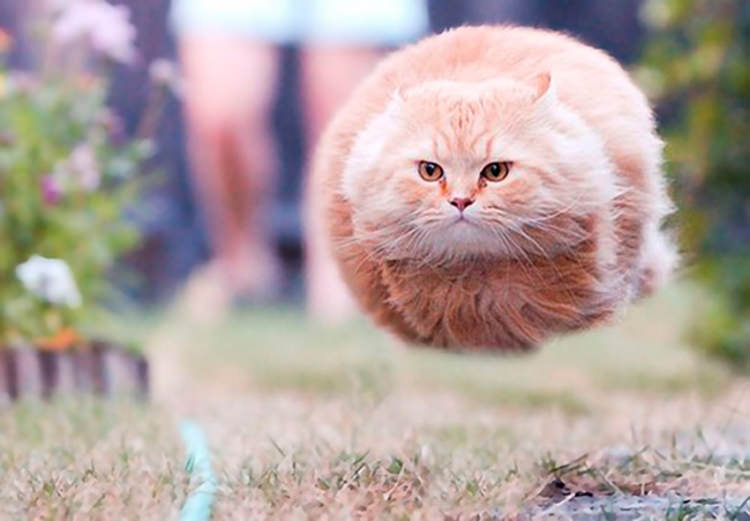
#> input picture 07_visualization/data/cat.jpg, 750 x 521 px
$ jupyter execute --allow-errors 07_visualization.ipynb   (shell and % lines are left out)
#> lines starting #> are read from the running program, lines starting #| are printed output that depends on the picture
<h1 align="center">Scientific Programming in Python</h1>
<h2 align="center"> Topic 7: Basics of Data Visualization </h2>

_Notebook created by Martín Villanueva - `martin.villanueva@usm.cl` - DI UTFSM - May 2017._

__Note:__ Since this notebook makes use of Ipython Interactive widgets, you have to run the corresponding cell in order to visualize it properly.

[cell 1]
import numpy as np
import random
import matplotlib.pyplot as plt
import matplotlib.image as mpimg
from matplotlib import cm
import scipy as sp
import sys

## Table of Contents
* [1.- Matplotlib](#matplotlib)
* [2.- Seaborn](#seaborn)
* [3.- Interact](#interact)

<div id='matplotlib' />
## 1.- Matplotlib

In the next section we will see how to do some of the most common tasks in __data visualization__.

__The Matplotlib Philosophy:__
1. Configure the object to visualize through the `matplotlib.pyplot` API.
2. Display the canvas and the created object with the `matplotlib.pyplot.show()` function.
3. After the call to the `show()` function, reset the state of the current object to display to `None`.

### Choosing the plotting backend

There are different ways to display a plot in the Jupyter Notebook, by changing the backend that handles the plot. But __changing between backends in the same session doesn't work properly right now__, so it is recommended to restart the kernel every time you change the backend.

__Inline Mode:__ Figures created in this mode are converted to PNG images stored within the notebook .ipynb  les. This is convenient when sharing notebooks because the plots are viewable by other users.

[cell 2]
plt.imshow(np.random.rand(10,10), interpolation=None)
plt.show()

__GUIs:__ You can also display a plot in a separate window on your desktop. This uses a
GUI backend toolkit that interacts with the operating system and the desktop environment to create and manage windows (Qt, wx, Tk, GTK, and others).

[cell 3]

plt.imshow(np.random.rand(10,10), interpolation=None)
plt.show()

__Notebook Mode__: This mode mixes the beneficts interactive visualization, but integrated into the notebook in the same way as the `inline mode`.

[cell 4]
plt.imshow(np.random.rand(10,10), interpolation=None)
plt.show()
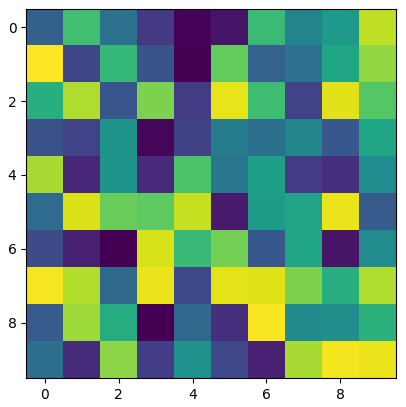
#> figure drawn by matplotlib, 1 panel

For a comprehensive list of available backends please run:

For more info about the `%matplotlib` backend run:

### Simple plot

__ A basic random normal signal__

Next is a plot of an unidimensional and discrete signal. It plots the values of the signal in the `y`-axis, while in the `x`-axis displays a regular grid of integer values.

[cell 5]
y = np.random.randn(100)
plt.plot(y)
plt.show()
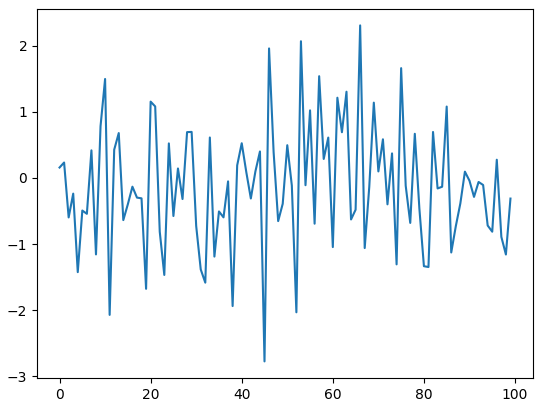
#> figure drawn by matplotlib, 1 panel; curve peaks at x = 66, y = 2.3

__Function Plotting__

Here we define the define and evaluete the function $y(x) = e^{- x^2} \sin{3x}$, by using NumPy operations, and then display the results with `plot()`. Note that here we define the `x`-axis explicitly.

[cell 6]
x = np.linspace(-10,10,100)
y = np.exp(-.1 * x**2) * np.sin(3*x)

plt.plot(x, y)
plt.show()
#> figure, not shown here; curve peaks at x = 0.505, y = 0.973

__ Improving visualization__

With the `matplotlib.pyplot` API we can define and customize to displaying objects. Here an example of some pretty things we can do:

[cell 7]
plt.figure(figsize=(10,5))
plt.plot(x, y, 'o--', lw=2, color='green', mfc='red', ms=4)
plt.title("Example plot")
plt.xlabel("x")
plt.ylabel("y(x)")
plt.grid()
plt.show()
#> figure, not shown here; curve peaks at x = 0.505, y = 0.973

__ Logarithmic Plot __

In the case were the values to visualize have orders of magnitude of difference, then it is better to visualizate it in a logarithmic plot: `plt.semilogy()` or `plt.loglog()`.

[cell 8]
x = np.linspace(0., 20., 100)
y = np.exp(0.1 * (x + 0.1*np.sin(x))**2)

[cell 9]
plt.figure(figsize=(10,5))
plt.plot(x, y, 'o--', lw=2, color='magenta', ms=4)
plt.title("Example plot")
plt.xlabel("x")
plt.ylabel("y(x)")
plt.grid()
plt.show()
#> figure, not shown here; curve peaks at x = 20, y = 3.39e+17

[cell 10]
plt.figure(figsize=(10,5))
plt.semilogy(x, y, 'o--', lw=2, color='magenta', ms=4)
plt.title("Example plot")
plt.xlabel("x")
plt.ylabel("y(x)")
plt.grid()
plt.show()
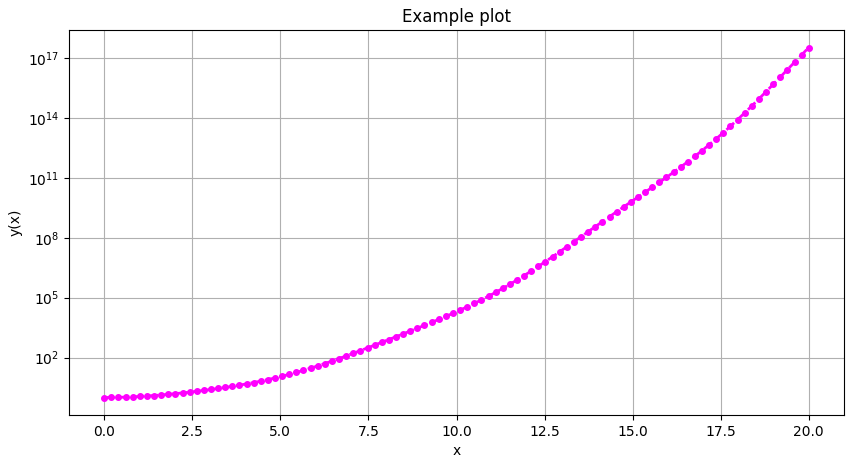
#> figure drawn by matplotlib, 1 panel; curve peaks at x = 20, y = 3.39e+17

### Multiple Plots

It is also possible to plot multiple "functions" into the same _canvas_.

[cell 11]
plt.figure(figsize=(10,5))
x = np.linspace(-10, 10, 100)
plt.plot(x, np.cos(x), '--o', color='r', label='sinus')
plt.plot(x, np.sin(x), '--o', color='g', label='cosinus')
plt.ylim(-2,2)
plt.xlim(-12,12)
plt.xlabel("x axis")
plt.ylabel("y axis")
plt.grid()
plt.title("Two plot in the same image")
plt.legend(loc=1)
plt.show()
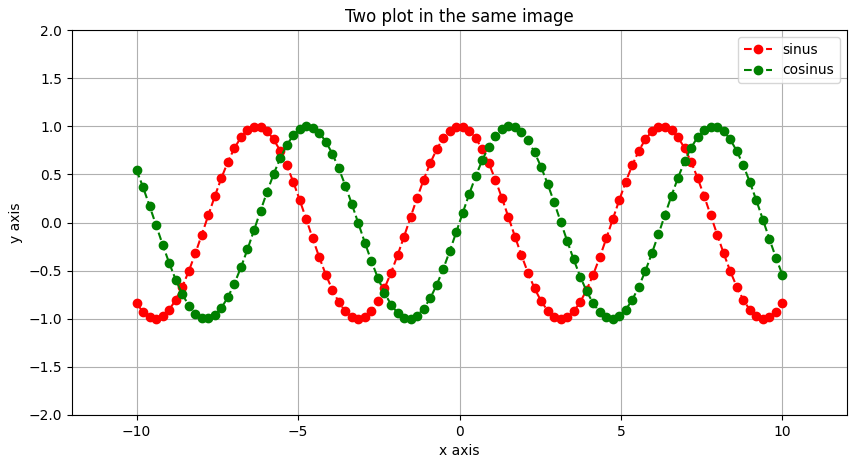
#> figure drawn by matplotlib, 1 panel; curve peaks at x = -6.36, y = 0.997; curve peaks at x = -4.75, y = 0.999

__ 2 subplots__

Or we can create two separate canvas and plot the two functions separately in each of them, by using the `pyplot.subplot()` function.

[cell 12]
plt.figure(figsize=(13, 5))

plt.subplot(1, 2, 1)
x = np.linspace(-10,10,100)
plt.plot(x, np.cos(x), '--o', color='r', label='sinus')
plt.plot(x, np.sin(x), '--o', color='g', label='cosinus')
plt.ylim(-2,2)
plt.xlim(-12,12)
plt.xlabel("x axis")
plt.ylabel("y axis")
plt.grid()
plt.title("Two plot in the same image")
plt.legend(loc=1)

plt.subplot(1, 2, 2)
x = np.linspace(-10,10,100)
y = np.exp(-.1 * x**2) * np.sin(3*x)
plt.plot(x, y, 'o--', lw=2, color='green', mfc='red', ms=4)
plt.title("Example plot")
plt.xlabel("x")
plt.ylabel("y(x)")
plt.grid()

plt.show()
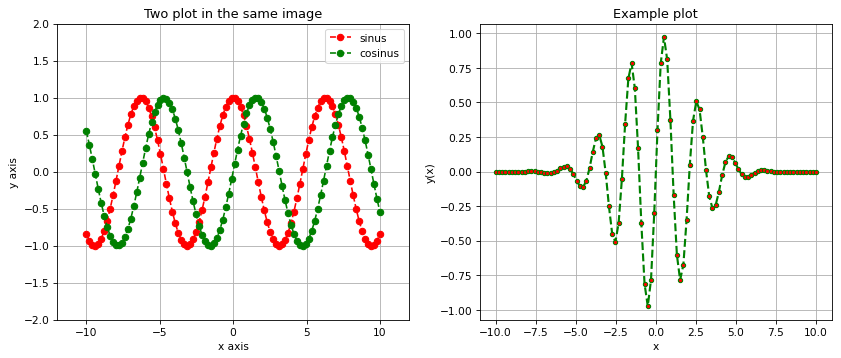
#> figure drawn by matplotlib, 2 panels; panel 1: curve peaks at x = -6.36, y = 0.997; panel 1: curve peaks at x = -4.75, y = 0.999; panel 2: curve peaks at x = 0.505, y = 0.973

__ 4 subplots __

`pyplot.subplot()` allows us to create a grid of plots. It takes tree arguments: `pyplot.subplot(m,n,i)` where `m` and `n` define the size of the grid (`m x n` grid), and `i` is the index of the subplot.

[cell 13]
plt.figure(figsize=(10, 10))

plt.subplot(2, 2, 1)
x = np.linspace(-10,10,100)
plt.plot(x, np.cos(x), '--o', color='r', label='sinus')
plt.plot(x, np.sin(x), '--o', color='g', label='cosinus')
plt.ylim(-2,2)
plt.xlim(-12,12)
plt.xlabel("x axis")
plt.ylabel("y axis")
plt.grid()
plt.title("Two plot in the same image")
plt.legend(loc=1)

plt.subplot(2, 2, 2)
x = np.linspace(-10,10,100)
y = np.exp(-.1 * x**2) * np.sin(3*x)
plt.plot(x, y, 'o--', lw=2, color='green', ms=4)
plt.title("Example plot")
plt.xlabel("x")
plt.ylabel("y(x)")
plt.grid()

plt.subplot(2, 2, 3)
x = np.linspace(0,10.,100)
y = np.exp(.1 * x**2) * np.sin(3*x)
plt.plot(x, y, 'o--', lw=2, color='red', ms=4)
plt.title("Example plot")
plt.xlabel("x")
plt.ylabel("y(x)")
plt.grid()

plt.subplot(2, 2, 4)
x = np.linspace(0.,10,100)
y = np.exp(.1 * x**2) * np.tan(30*x)
plt.plot(x, y, 'o--', lw=2, color='blue', ms=4)
plt.title("Example plot")
plt.xlabel("x")
plt.ylabel("y(x)")
plt.grid()

plt.show()
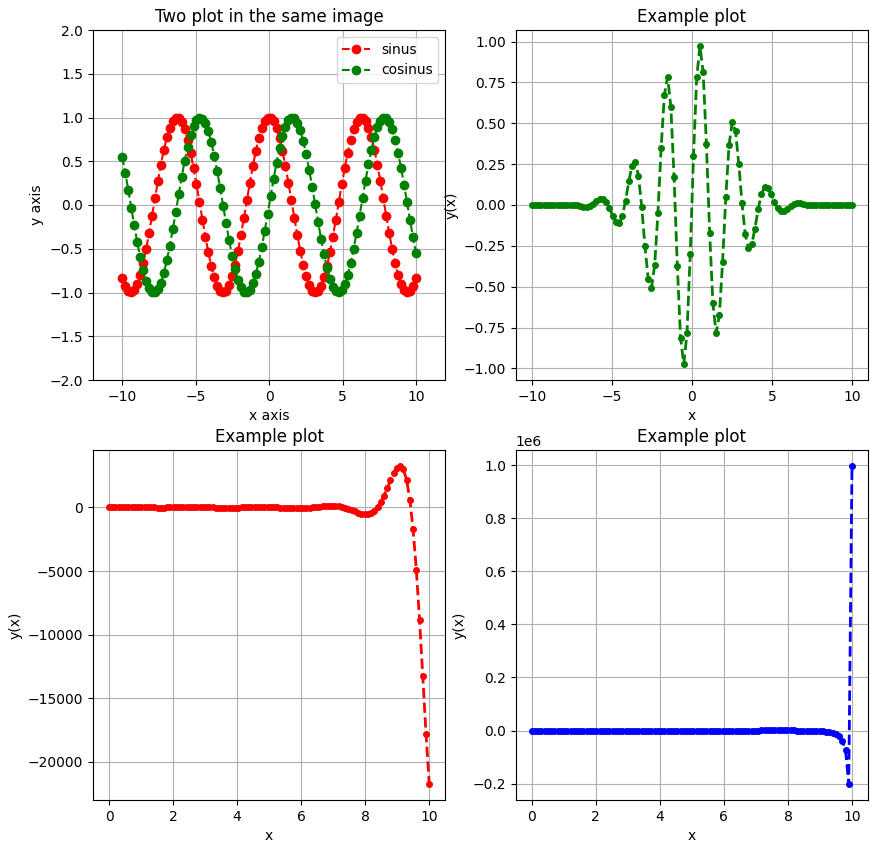
#> figure drawn by matplotlib, 4 panels; panel 1: curve peaks at x = -6.36, y = 0.997; panel 1: curve peaks at x = -4.75, y = 0.999; panel 2: curve peaks at x = 0.505, y = 0.973; panel 3: curve peaks at x = 9.09, y = 3271.1

### Scatter Plot

Another common type of plot is the scatter plot, which just displays points in two dimensions. It offers a simple way to observe the relationship between two variables in a dataset.

[cell 14]
x = np.random.randn(100)
y = x + np.random.randn(100)

plt.scatter(x, y, marker='o', s=25)
plt.grid()
plt.xlabel('x coordinate')
plt.ylabel('y coordinate')
plt.title('Scatter plot')
plt.xlim(-4,4)
plt.ylim(-4,4)
plt.show()
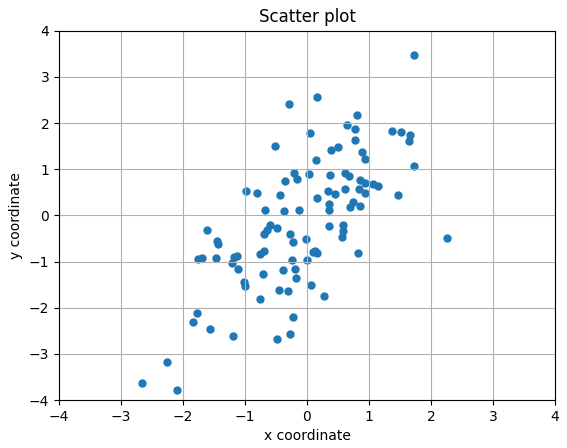
#> figure drawn by matplotlib, 1 panel

### Histogram Plot

If we have a given variable $X$ (random or not) for which we are interested in the distribution of its values, an histogram plot it always helpful for such task: __Detecting outliers, empirical distributions, tendencies, etc__.

In the next example we sample the _normal distribution_ $\mathcal{N}(0,1)$ and plot the distribution of the obtained values: Do you remember the _central limit theorem_?

[cell 15]
n_samples = 25000
#x = np.random.rand(n_samples)
x = np.random.randn(n_samples)

plt.figure(figsize=(8,8))
plt.hist(x, bins=50, facecolor='seagreen', edgecolor='black', lw=2)
plt.title("Empirical Standard Distribution")
plt.xlabel("x random variable")
plt.ylabel("frequency")
plt.show()
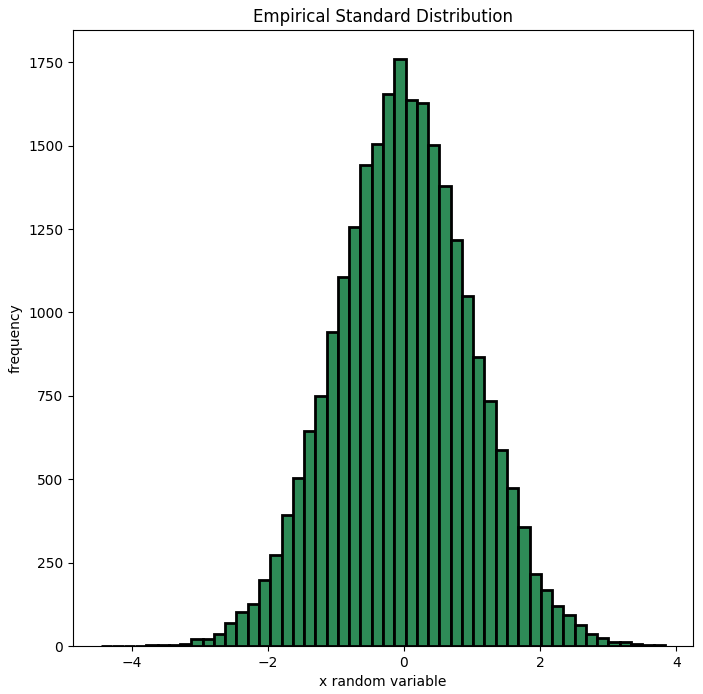
#> figure drawn by matplotlib, 1 panel; tallest bar 1759 high, from x = -0.142 to 0.0237

### Images Plot

It is always necessary and a common task to plot and visualize 2D images, let's see how to do that:

In general the image to plot can be:
1. An `m x n x 3` ndarray with `uint8` values between 0-255 representing the RGB values.
2. An `m x n x 3` ndarray with `float32` values between `0.` and `1.` indicating the proportion of RGB values.
3. An `m x n` ndarray with `float32` values between `0.` and `1.` indicating the intensity in a given colormap (greyscale for default).

[cell 16]
img = mpimg.imread('data/cat.jpg')
#> img is the input picture: shape (521, 750, 3); mean R, G, B 179.1, 162.9, 160
print(img.shape)
#| (521, 750, 3)
print(img)
#> (printed output is left out)

[cell 17]
plt.figure(figsize=(7,7))
plt.imshow(img)
plt.axis('off')
plt.show()

[cell 18]
# Now with the float 0-1 representation
img2 = img.astype(float)/255

plt.figure(figsize=(7,7))
plt.imshow(img2)
#plt.axis('off')
plt.show()

__ Visualizing each channel independently__

[cell 19]
plt.figure(figsize=(20,5))

plt.subplot(1,3,1)
plt.imshow(img[:,:,0], cmap='afmhot')
plt.title('R')
plt.colorbar()
plt.axis('off')

plt.subplot(1,3,2)
plt.title('G')
plt.imshow(img[:,:,1], cmap='afmhot')
plt.colorbar()
plt.axis('off')

plt.subplot(1,3,3)
plt.title('B')
plt.imshow(img[:,:,2], cmap='afmhot')
plt.colorbar()
plt.axis('off')

plt.show()
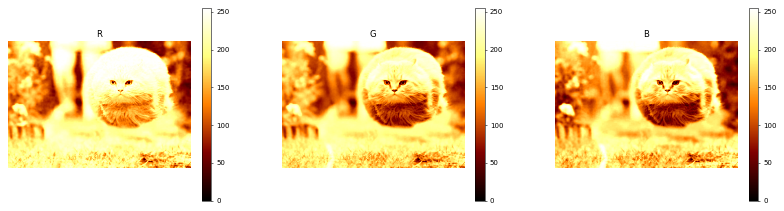
#> figure drawn by matplotlib, 6 panels

__ Carefull with what you think you are looking! __

`plt.imshow()` uses interpolation to get smooth plots, so we don't see the exact same image, but an improved one. We load a very low (resolution) image and visualize it:

#> (a cell that did not finish here is left out)

[cell 21]
# no interpolation at all by default
plt.figure(figsize=(7,7))
#> (the rest of this cell did not finish here and is left out)

[cell 22]
plt.figure(figsize=(7,7))
#> (the rest of this cell did not finish here and is left out)

[cell 23]
plt.figure(figsize=(7,7))
#> (the rest of this cell did not finish here and is left out)

### Surfaces Plot

Let's say we want to visualize a multivariate function $f(x,y): \mathbb{R}^2 \rightarrow \mathbb{R}$. Then we need a 3D space to plot it.

First we define the multivariate function to plot:

[cell 24]
def f(x,y):
    return np.exp(-(x**2+y**2)) + 0.1 * np.sin(30*(x**2+y**2))

In order to evaluate it, we need a __grid__ of point where to perform such evaluation:

[cell 25]
x = np.array([0., 0.25, 0.5, 0.75, 1.])
y = np.array([0., 0.25, 0.5, 0.75, 1.])

X,Y = np.meshgrid(x,y)

print('X grid: \n', X)
print()
print('Y grid: \n', Y)

[cell 26]
from mpl_toolkits.mplot3d import Axes3D

fig = plt.figure(figsize=(9,9))
#> (the rest of this cell did not finish here and is left out)

### 3D Scatter Plot

In the same way we perform an scatter plot in 2D, we can do it in a 3D space.

[cell 27]
# we first generate N random points in the 3D space
N = 1000
x = np.random.random(N)
y = np.random.random(N)
z = np.random.random(N)

# visualization of points
fig = plt.figure(figsize=(9,9))
ax = fig.add_subplot(111, projection='3d')
ax.scatter(x, y, z, c='r', marker='o', s=10)
ax.set_xlabel('x')
ax.set_ylabel('y')
ax.set_zlabel('z')
plt.title('3D scatter plot')
plt.show()
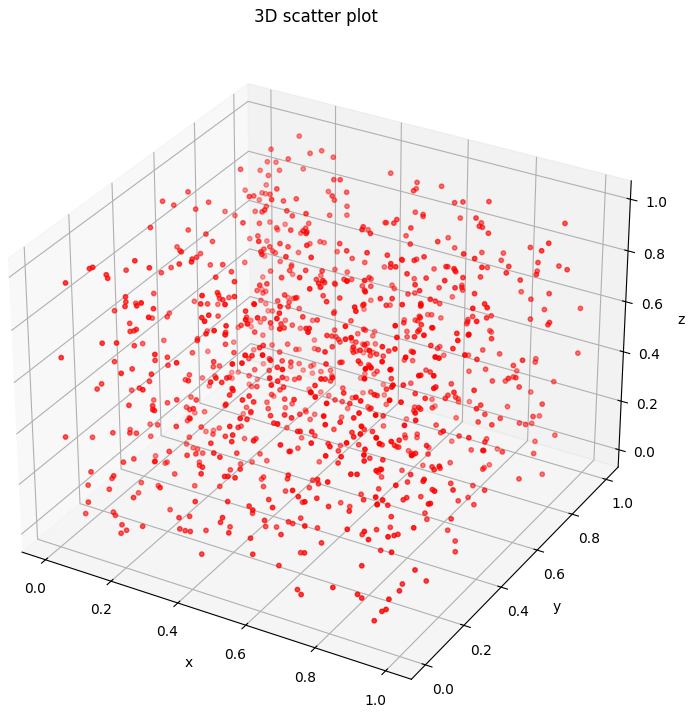
#> figure drawn by matplotlib, 1 panel

<div id='interact' />
## 2.- Interactive Visuzalization

### 2.1- `interact` IPython Widget

The `interact` function (`ipywidgets.interact`) automatically creates a user interface (UI) controls for exploring code and data interactively. It is the __easiest way__ to get started using IPython’s widgets.

[cell 28]
from ipywidgets import interact

At the most basic level, `interact` autogenerates UI controls for function arguments, and then calls the function with those arguments when you manipulate the controls interactively. To use `interact`
, you __need to define a function that you want to explore__. Here is a function that prints its only argument x.

[cell 29]
def f(x):
    return x

When you pass this function as the first argument to `interact` along with an integer keyword argument (x=10), a slider is generated and bound to the function parameter.

[cell 30]
interact(f, x=10);
#> the sliders are set to x = 10

When you move the slider, the function is called, which prints the current value of x.

If you pass True or False, interact will generate a checkbox:

[cell 31]
interact(f, x=True);
#> the sliders are set to x = True

If you pass a string, `interact` will generate a text area.

[cell 32]
interact(f, x='Hi there!');
#> the sliders are set to x = Hi there!
#> the sliders are set to x = True, y = 1.0

`interact` can also be used as a decorator. This allows you to define a function and interact with it in a single shot. As this example shows, interact also works with functions that have multiple arguments.

[cell 33]
@interact(x=True, y=1.0)
def g(x, y):
    return (x, y)

### Fixing arguments using `fixed`

There are times when you may want to explore a function using interact, but fix one or more of its arguments to specific values. This can be accomplished by wrapping values with the `fixed` function.

[cell 34]
from ipywidgets import fixed

[cell 35]
def h(p, q):
    return (p, q)

When we call `interact`, we pass `fixed(20)` for `q` to hold it fixed at a value of `20`.

[cell 36]
interact(h, p=5, q=fixed(20));
#> the sliders are set to p = 5, q = <module 'ipywidgets.fixed_' fr

### Widget types and abbreviations

[cell 37]
from ipywidgets import IntSlider, FloatSlider

* __Checkbox__: `True` or `False`

[cell 38]
interact(f, x=True);
#> the sliders are set to x = True

* __Text__: Keyword argument: `some string`

[cell 39]
interact(f, x='hi there');
#> the sliders are set to x = hi there

* __IntSlider__: `value` or `(min, max)` or `(min, max, step)` if integers are passed.

When you pass an integer-valued keyword argument of `10` (`x=10`) to `interact`, it generates an integer-valued slider control with a range of `[-10,+3*10]`. In this case, `10` is an abbreviation for an actual slider widget:

[cell 40]
IntSlider(min=-10,max=30,step=1,value=10)

[cell 41]
interact(f, x=IntSlider(min=-10,max=30,step=1,value=10));
#> the sliders are set to x = 10

but you can also use abbreviation in order to avoid instantiating `IntSlider` by yourself:

[cell 42]
interact(f, x=(500,1000,4));
#> the sliders are set to x = 750

* __Float__: `value` or `(min,max)` or `(min, max, step)` if floats are passed.

The same apply also for float values, you can use the `FloatSlider` constructor, or the abbreviation form:

[cell 43]
interact(f, x=FloatSlider(min=-2., max=7., step=0.1, value=2.));
#> the sliders are set to x = 2.0

[cell 44]
interact(f, x=(-2., 7., 0.1));
#> the sliders are set to x = 2.5

* __Dropdown__: `['string1', 'string2']` or `{'string1':value1, 'string2':value2}`.

[cell 45]
interact(f, x=['orange', 'apple']);
#> the sliders are set to x = orange

[cell 46]
interact(f, x={1:'orange', 2:'apple'});
#> the sliders are set to x = {1: 'orange', 2: 'apple'}
